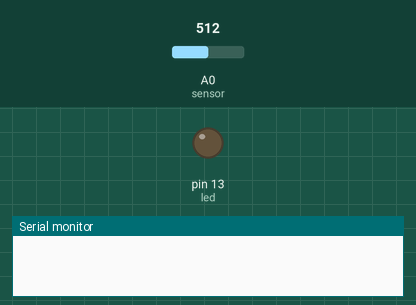
Simulated run of this sketch. Board: Arduino Uno, built with avr-gcc and run on an emulated ATmega328P. Parts: output pins drawn as LEDs (lit = HIGH), the last lines printed to the serial monitor. The test bench sets the inputs (shaded band); at power-on: A0 (sensor) = 512.

Above: at 0.1 s.
At 1.1 s:
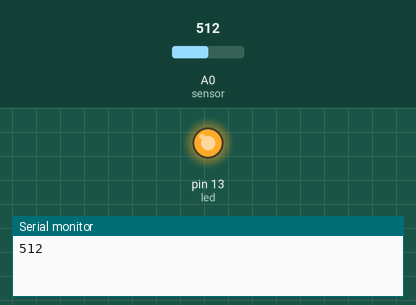
Timing chart, 0 to 2.6 s (numbered marks = the images above):
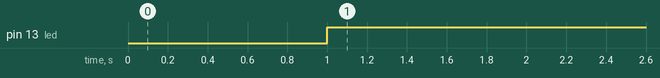

Measured:
- by itself, pin 13 (led): LOW → HIGH at 1.0 s

The sketch:

sensor_de_luz.ino
```cpp
int sensor = A0;
int led = 13;
void setup() {
pinMode(led,OUTPUT);
Serial.begin(9600);

}

void loop() {
  int valor = analogRead(sensor);
  delay(1000);
  Serial.println(valor);

  valor = map(valor,0,1023,255,0);
 analogWrite(led,valor);
}
```
